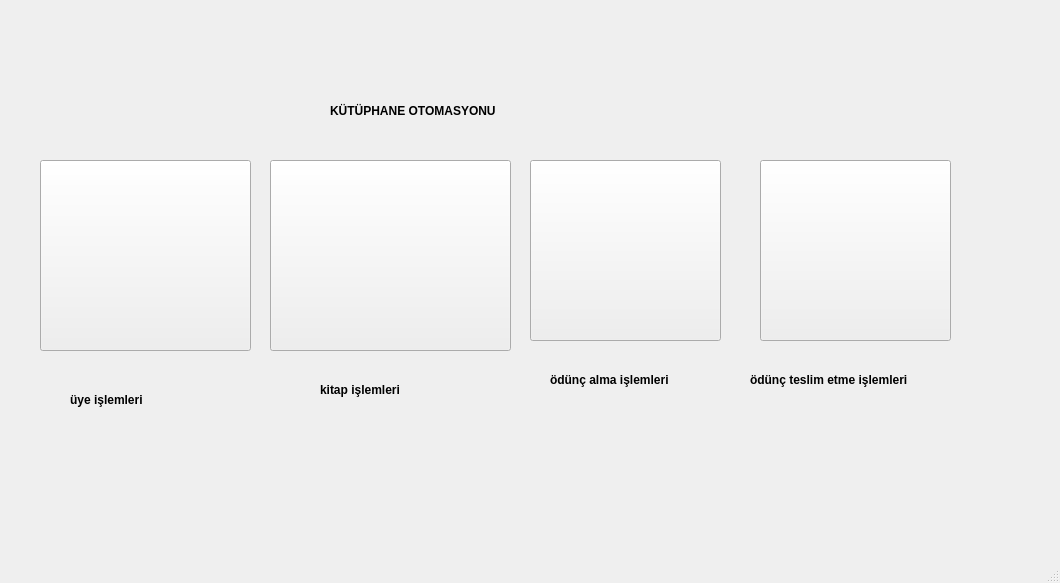
<?xml version="1.0" encoding="UTF-8"?>
<ui version="4.0">
 <class>MainWindow</class>
 <widget class="QMainWindow" name="MainWindow">
  <property name="geometry">
   <rect>
    <x>0</x>
    <y>0</y>
    <width>1060</width>
    <height>583</height>
   </rect>
  </property>
  <property name="windowTitle">
   <string>MainWindow</string>
  </property>
  <widget class="QWidget" name="centralwidget">
   <widget class="QPushButton" name="teslimetme_btn">
    <property name="geometry">
     <rect>
      <x>760</x>
      <y>160</y>
      <width>191</width>
      <height>181</height>
     </rect>
    </property>
    <property name="styleSheet">
     <string notr="true">background-image:url(:/resimler/odunc_2.jpg)</string>
    </property>
    <property name="text">
     <string/>
    </property>
   </widget>
   <widget class="QLabel" name="label">
    <property name="geometry">
     <rect>
      <x>330</x>
      <y>80</y>
      <width>221</width>
      <height>61</height>
     </rect>
    </property>
    <property name="palette">
     <palette>
      <active>
       <colorrole role="WindowText">
        <brush brushstyle="SolidPattern">
         <color alpha="255">
          <red>255</red>
          <green>0</green>
          <blue>0</blue>
         </color>
        </brush>
       </colorrole>
      </active>
      <inactive>
       <colorrole role="WindowText">
        <brush brushstyle="SolidPattern">
         <color alpha="255">
          <red>0</red>
          <green>0</green>
          <blue>0</blue>
         </color>
        </brush>
       </colorrole>
      </inactive>
      <disabled>
       <colorrole role="WindowText">
        <brush brushstyle="SolidPattern">
         <color alpha="255">
          <red>120</red>
          <green>120</green>
          <blue>120</blue>
         </color>
        </brush>
       </colorrole>
      </disabled>
     </palette>
    </property>
    <property name="font">
     <font>
      <bold>true</bold>
     </font>
    </property>
    <property name="text">
     <string>KÜTÜPHANE OTOMASYONU</string>
    </property>
   </widget>
   <widget class="QLabel" name="label_5">
    <property name="geometry">
     <rect>
      <x>750</x>
      <y>370</y>
      <width>211</width>
      <height>20</height>
     </rect>
    </property>
    <property name="font">
     <font>
      <bold>true</bold>
     </font>
    </property>
    <property name="text">
     <string>ödünç teslim etme işlemleri</string>
    </property>
   </widget>
   <widget class="QLabel" name="label_2">
    <property name="geometry">
     <rect>
      <x>70</x>
      <y>390</y>
      <width>101</width>
      <height>20</height>
     </rect>
    </property>
    <property name="font">
     <font>
      <bold>true</bold>
     </font>
    </property>
    <property name="text">
     <string>üye işlemleri</string>
    </property>
   </widget>
   <widget class="QLabel" name="label_3">
    <property name="geometry">
     <rect>
      <x>320</x>
      <y>380</y>
      <width>101</width>
      <height>20</height>
     </rect>
    </property>
    <property name="font">
     <font>
      <bold>true</bold>
     </font>
    </property>
    <property name="text">
     <string>kitap işlemleri</string>
    </property>
   </widget>
   <widget class="QPushButton" name="uyeislemleri_btn">
    <property name="geometry">
     <rect>
      <x>40</x>
      <y>160</y>
      <width>211</width>
      <height>191</height>
     </rect>
    </property>
    <property name="styleSheet">
     <string notr="true">background-image:url(:/resimler/user.jpg)</string>
    </property>
    <property name="text">
     <string/>
    </property>
   </widget>
   <widget class="QPushButton" name="kitapislemleri_btn">
    <property name="geometry">
     <rect>
      <x>270</x>
      <y>160</y>
      <width>241</width>
      <height>191</height>
     </rect>
    </property>
    <property name="styleSheet">
     <string notr="true">background-image:url(:/new/prefix1/book2.jpg)</string>
    </property>
    <property name="text">
     <string/>
    </property>
   </widget>
   <widget class="QPushButton" name="oduncalma_btn">
    <property name="geometry">
     <rect>
      <x>530</x>
      <y>160</y>
      <width>191</width>
      <height>181</height>
     </rect>
    </property>
    <property name="styleSheet">
     <string notr="true">background-image:url(:/resimler/odunc_1.jpg)</string>
    </property>
    <property name="text">
     <string/>
    </property>
   </widget>
   <widget class="QLabel" name="label_4">
    <property name="geometry">
     <rect>
      <x>550</x>
      <y>370</y>
      <width>151</width>
      <height>20</height>
     </rect>
    </property>
    <property name="font">
     <font>
      <bold>true</bold>
     </font>
    </property>
    <property name="text">
     <string>ödünç alma işlemleri </string>
    </property>
   </widget>
  </widget>
  <widget class="QMenuBar" name="menubar">
   <property name="geometry">
    <rect>
     <x>0</x>
     <y>0</y>
     <width>1060</width>
     <height>25</height>
    </rect>
   </property>
  </widget>
  <widget class="QStatusBar" name="statusbar"/>
 </widget>
 <resources/>
 <connections/>
</ui>
